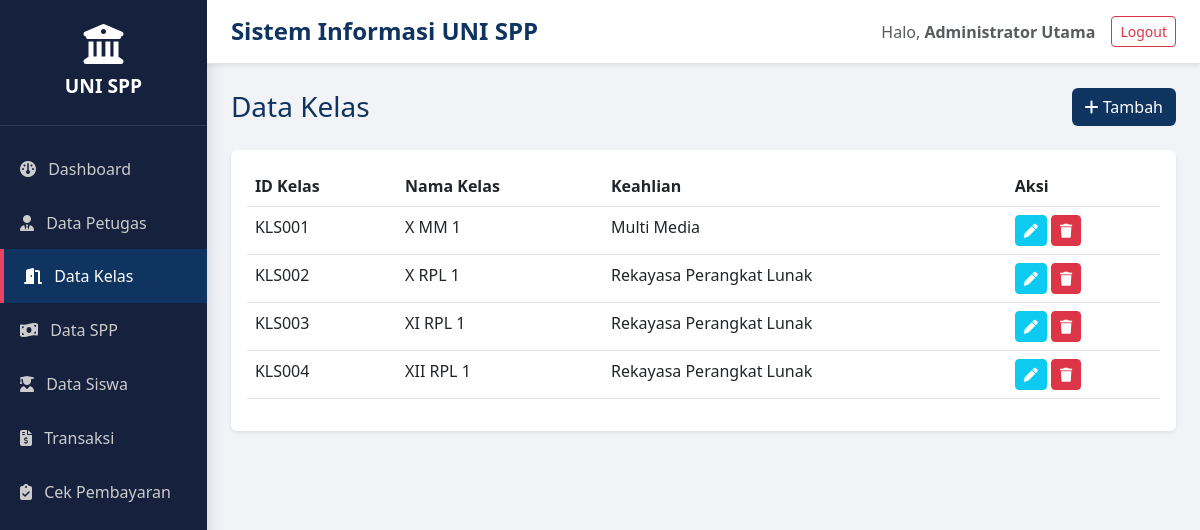
The app's page /uni_spp/index.php?page=kelas (signed in) with its own data.
### tables this page shows
CREATE TABLE `tb_kelas` (
  `id_kelas` varchar(11) NOT NULL,
  `nama_kelas` varchar(10) NOT NULL,
  `komp_keahlian` varchar(50) NOT NULL
);

### uni_spp/modul/kelas.php (the view, shortened to what this page needs)
<?php
$aksi = isset($_GET['aksi']) ? $_GET['aksi'] : 'read';
if ($aksi == 'tambah' || $aksi == 'edit'):
    $edit = null;
    if ($aksi == 'edit') {
        $id = $_GET['id'];
        $edit = mysqli_fetch_assoc(mysqli_query($koneksi, "SELECT * FROM tb_kelas WHERE id_kelas='$id'"));
    }
?>
    <div class="d-flex justify-content-between align-items-center mb-4">
        <h3 class="text-primary-custom mb-0"><?= $aksi == 'tambah' ? 'Tambah' : 'Edit' ?> Data Kelas</h3>
        <a href="?page=kelas" class="btn btn-outline-secondary">Kembali</a>
    </div>
    <div class="card border-0 shadow-sm col-md-6">
        <div class="card-body">
            <form method="POST" action="?page=kelas&aksi=<?= $aksi ?>">
                <div class="mb-3">
                    <label class="form-label fw-bold">ID Kelas</label>
                    <input type="text" name="id_kelas" class="form-control" value="<?= $edit['id_kelas'] ?? '' ?>" required <?= $aksi == 'edit' ? 'readonly' : '' ?> placeholder="KLS001">
                </div>
                <div class="mb-3">
                    <label class="form-label fw-bold">Nama Kelas</label>
                    <input type="text" name="nama_kelas" class="form-control" value="<?= $edit['nama_kelas'] ?? '' ?>" required placeholder="X RPL 1">
                </div>
                <div class="mb-4">
                    <label class="form-label fw-bold">Kompetensi Keahlian</label>
                    <input type="text" name="komp_keahlian" class="form-control" value="<?= $edit['komp_keahlian'] ?? '' ?>" required placeholder="Rekayasa Perangkat Lunak">
                </div>
                <button type="submit" name="simpan" class="btn bg-primary-custom text-white w-100">Simpan Data</button>
            </form>
        </div>
    </div>
<?php else: ?>
    <div class="d-flex justify-content-between align-items-center mb-4">
        <h3 class="text-primary-custom mb-0">Data Kelas</h3>
        <a href="?page=kelas&aksi=tambah" class="btn bg-primary-custom text-white"><i class="fa-solid fa-plus"></i> Tambah</a>
    </div>
    <div class="card border-0 shadow-sm p-3">
        <table class="table table-hover">
            <thead class="bg-primary-custom"><tr><th>ID Kelas</th><th>Nama Kelas</th><th>Keahlian</th><th>Aksi</th></tr></thead>
            <tbody>
                <?php
                $q = mysqli_query($koneksi, "SELECT * FROM tb_kelas");
                while($r = mysqli_fetch_assoc($q)): ?>
                <tr>
                    <td><?= $r['id_kelas'] ?></td><td><?= $r['nama_kelas'] ?></td><td><?= $r['komp_keahlian'] ?></td>
                    <td>
                        <a href="?page=kelas&aksi=edit&id=<?= $r['id_kelas'] ?>" class="btn btn-sm btn-info text-white"><i class="fa-solid fa-pen"></i></a>
                        <a href="?page=kelas&aksi=hapus&id=<?= $r['id_kelas'] ?>" class="btn btn-sm btn-danger"><i class="fa-solid fa-trash"></i></a>
                    </td>
                </tr>
                <?php endwhile; ?>
            </tbody>
        </table>
    </div>
<?php endif; ?>

### uni_spp/layout/header.php (style rules this page uses)
:root { --primary-color: #0F3460; --secondary-color: #16213E; --accent: #E94560; }
body { background-color: #F1F3F6; font-family: 'Segoe UI', sans-serif; }
.bg-primary-custom { background-color: var(--primary-color) !important; color: white; }
.text-primary-custom { color: var(--primary-color) !important; }

### records on screen
tb_kelas: id_kelas "KLS001", nama_kelas "X MM 1", komp_keahlian "Multi Media"
tb_kelas: id_kelas "KLS002", nama_kelas "X RPL 1", komp_keahlian "Rekayasa Perangkat Lunak"
tb_kelas: id_kelas "KLS003", nama_kelas "XI RPL 1", komp_keahlian "Rekayasa Perangkat Lunak"
tb_kelas: id_kelas "KLS004", nama_kelas "XII RPL 1", komp_keahlian "Rekayasa Perangkat Lunak"

### other values on screen
$_SESSION['nama_petugas'] "Administrator Utama"
